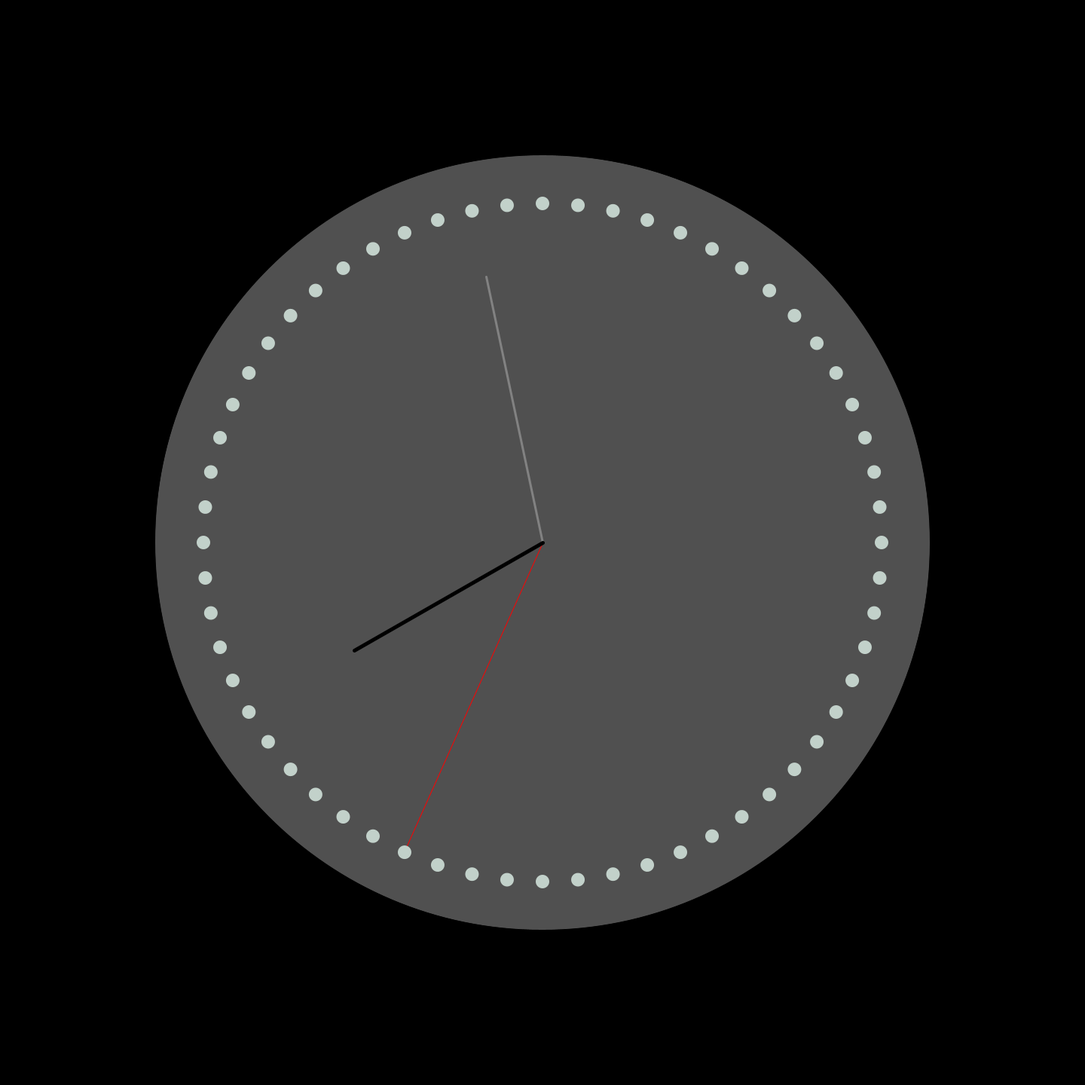
Frame 1 (no input)
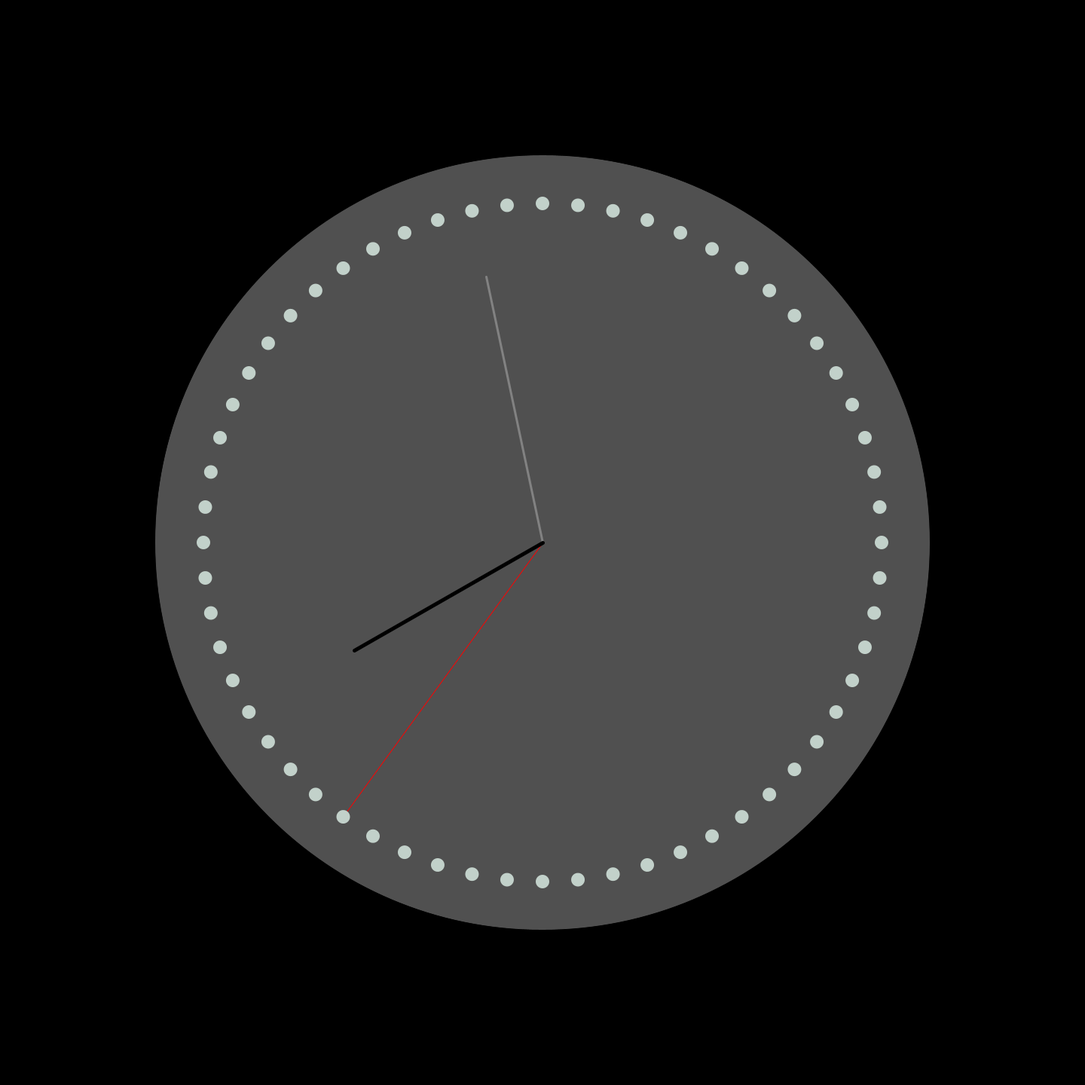
Frame 60 (the mouse pressed at the canvas centre just before this capture)
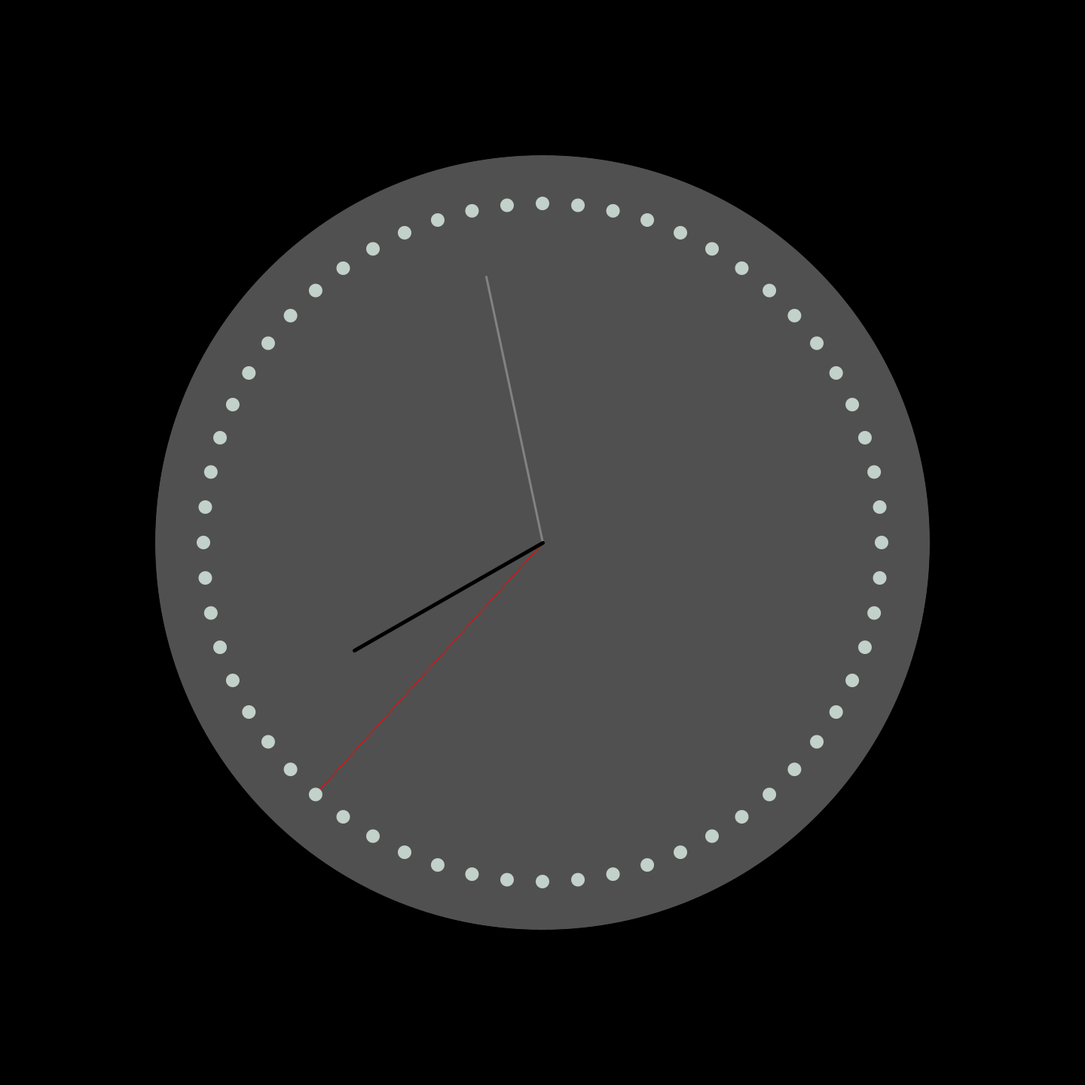
Frame 120 (the mouse held since frame 60 and released just before this capture)

The Processing sketch that drew these frames (run headless with seeded random() and noise(); from frame 60 on, the mouse is pressed at the canvas centre):

// Processing sketch: Clock
// ── Clock.pde
void setup()
{
    size(1440,1440);
    surface.setResizable(true);
    background(0);
    fill(80);
    smooth(8);
}
void draw()
{
    println(hour(),minute(),second());
    background(0);
    pushMatrix();
    translate(width/2,height/2);
    rotate(radians(180));
    if(width<height)
    ellipse(0, 0, width/1.4, width/1.4);
    else
    ellipse(0,0,height/1.4,height/1.4);
    drawSecond();
    drawMinute();
    drawHour();
    drawLines();
    
    popMatrix();

}
void drawLines()
{
     for(int i=0; i<60; i++)
    {
        //println(i);
        pushMatrix();
        rotate(radians(i*6));
        pushStyle();
        fill(#c2d1ca);
        noStroke();
        //strokeWeight(5);
        if(width<height)
        ellipse(0,-1*(width/3.2),width/80,width/80);
        else
        ellipse(0,-1*(height/3.2),height/80,height/80);
        popStyle();
        popMatrix();
    }
    
}
void drawHour()
{
    pushStyle();
    pushMatrix();
    strokeWeight(5);
    if(hour()>=12)
    {
        rotate(radians((hour()-12)*30.0));
    }
    else
    {
    rotate(radians((hour()-0)*30.0));
    }
    if(width<height)
    {
        line(0,0,0,width/5);
    }
    else 
    {
        line(0,0,0,height/5);
    }
    
    popMatrix();
    popStyle();
}
void drawMinute()
{
    pushStyle();
    strokeWeight(3);
    pushMatrix();
    stroke(130);
    rotate(radians(minute()*6.0));
    if(width<height)
    line(0,0,0,width/4);
    else 
    line(0,0,0,height/4);
    
    
    popMatrix();
    popStyle();
}
void drawSecond()
{
    pushStyle();
    fill(255,0,0);
    stroke(255,0,0);
    pushMatrix();
    rotate(radians(second()*6.0));
    if(width<height)
    line(0,0,0,width/3.2);
    else 
    line(0,0,0,height/3.2);    
    
    popMatrix();
    popStyle();
    
}
